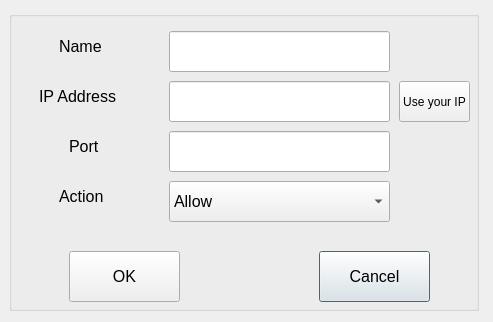
<?xml version="1.0" encoding="UTF-8"?>
<ui version="4.0">
 <class>Dialog</class>
 <widget class="QDialog" name="Dialog">
  <property name="geometry">
   <rect>
    <x>0</x>
    <y>0</y>
    <width>493</width>
    <height>322</height>
   </rect>
  </property>
  <property name="minimumSize">
   <size>
    <width>422</width>
    <height>322</height>
   </size>
  </property>
  <property name="maximumSize">
   <size>
    <width>16000</width>
    <height>16000</height>
   </size>
  </property>
  <property name="windowTitle">
   <string>Add Rule</string>
  </property>
  <widget class="QGroupBox" name="groupBox">
   <property name="geometry">
    <rect>
     <x>9</x>
     <y>11</y>
     <width>470</width>
     <height>300</height>
    </rect>
   </property>
   <property name="minimumSize">
    <size>
     <width>470</width>
     <height>300</height>
    </size>
   </property>
   <property name="maximumSize">
    <size>
     <width>470</width>
     <height>300</height>
    </size>
   </property>
   <property name="title">
    <string/>
   </property>
   <widget class="QLabel" name="label_Name">
    <property name="geometry">
     <rect>
      <x>50</x>
      <y>20</y>
      <width>61</width>
      <height>31</height>
     </rect>
    </property>
    <property name="font">
     <font>
      <pointsize>12</pointsize>
     </font>
    </property>
    <property name="text">
     <string>Name</string>
    </property>
   </widget>
   <widget class="QLabel" name="label_IP_Address">
    <property name="geometry">
     <rect>
      <x>30</x>
      <y>70</y>
      <width>111</width>
      <height>31</height>
     </rect>
    </property>
    <property name="font">
     <font>
      <pointsize>12</pointsize>
     </font>
    </property>
    <property name="text">
     <string>IP Address</string>
    </property>
   </widget>
   <widget class="QLabel" name="label_Port">
    <property name="geometry">
     <rect>
      <x>60</x>
      <y>120</y>
      <width>61</width>
      <height>31</height>
     </rect>
    </property>
    <property name="font">
     <font>
      <pointsize>12</pointsize>
     </font>
    </property>
    <property name="text">
     <string>Port</string>
    </property>
   </widget>
   <widget class="QLabel" name="label_Action">
    <property name="geometry">
     <rect>
      <x>50</x>
      <y>170</y>
      <width>61</width>
      <height>31</height>
     </rect>
    </property>
    <property name="font">
     <font>
      <pointsize>12</pointsize>
     </font>
    </property>
    <property name="text">
     <string>Action</string>
    </property>
   </widget>
   <widget class="QComboBox" name="comboBox_Action">
    <property name="geometry">
     <rect>
      <x>160</x>
      <y>170</y>
      <width>221</width>
      <height>41</height>
     </rect>
    </property>
    <property name="font">
     <font>
      <pointsize>12</pointsize>
     </font>
    </property>
    <property name="layoutDirection">
     <enum>Qt::LeftToRight</enum>
    </property>
    <item>
     <property name="text">
      <string>Allow</string>
     </property>
    </item>
    <item>
     <property name="text">
      <string>Block</string>
     </property>
    </item>
   </widget>
   <widget class="QPushButton" name="pushButton_Cancel">
    <property name="geometry">
     <rect>
      <x>310</x>
      <y>240</y>
      <width>111</width>
      <height>51</height>
     </rect>
    </property>
    <property name="font">
     <font>
      <pointsize>12</pointsize>
     </font>
    </property>
    <property name="text">
     <string>Cancel</string>
    </property>
   </widget>
   <widget class="QPushButton" name="pushButton_OK">
    <property name="geometry">
     <rect>
      <x>60</x>
      <y>240</y>
      <width>111</width>
      <height>51</height>
     </rect>
    </property>
    <property name="font">
     <font>
      <pointsize>12</pointsize>
     </font>
    </property>
    <property name="text">
     <string>OK</string>
    </property>
   </widget>
   <widget class="QLineEdit" name="lineEdit_Name">
    <property name="geometry">
     <rect>
      <x>160</x>
      <y>20</y>
      <width>221</width>
      <height>41</height>
     </rect>
    </property>
    <property name="font">
     <font>
      <pointsize>12</pointsize>
     </font>
    </property>
   </widget>
   <widget class="QLineEdit" name="lineEdit_IP_Address">
    <property name="geometry">
     <rect>
      <x>160</x>
      <y>70</y>
      <width>221</width>
      <height>41</height>
     </rect>
    </property>
    <property name="font">
     <font>
      <pointsize>12</pointsize>
     </font>
    </property>
   </widget>
   <widget class="QLineEdit" name="lineEdit_Port">
    <property name="geometry">
     <rect>
      <x>160</x>
      <y>120</y>
      <width>221</width>
      <height>41</height>
     </rect>
    </property>
    <property name="font">
     <font>
      <pointsize>12</pointsize>
     </font>
    </property>
    <property name="text">
     <string/>
    </property>
   </widget>
   <widget class="QPushButton" name="pushButton_UseYourIp">
    <property name="geometry">
     <rect>
      <x>390</x>
      <y>70</y>
      <width>71</width>
      <height>41</height>
     </rect>
    </property>
    <property name="text">
     <string>Use your IP</string>
    </property>
   </widget>
  </widget>
 </widget>
 <tabstops>
  <tabstop>lineEdit_Name</tabstop>
  <tabstop>lineEdit_IP_Address</tabstop>
  <tabstop>lineEdit_Port</tabstop>
  <tabstop>comboBox_Action</tabstop>
  <tabstop>pushButton_OK</tabstop>
  <tabstop>pushButton_Cancel</tabstop>
 </tabstops>
 <resources/>
 <connections/>
</ui>
